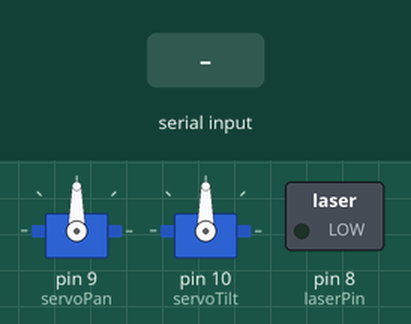
This sketch was run on a simulated Arduino Uno, built with avr-gcc and run on an emulated ATmega328P. Shown: 2 × servo, switched loads named in the sketch (green lamp = pin HIGH). The inputs (shaded band) are chosen by the test bench.

Above: at 1.2 s.
1.3 s: "90,45,200\n" received over Serial
At 2.0 s:
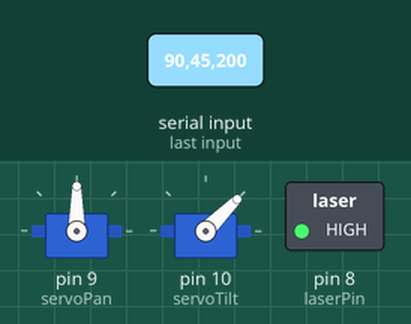
2.8 s: "30,150,10\n" received over Serial
At 3.1 s:
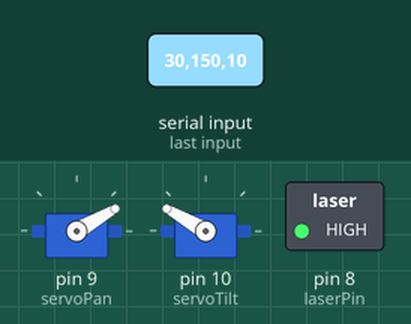
4.3 s: "1,90,45\n" received over Serial
At 5.5 s:
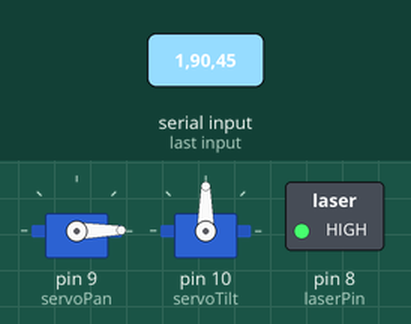
Timing chart, 0 to 7.3 s (numbered marks = the images above; inputs shaded):
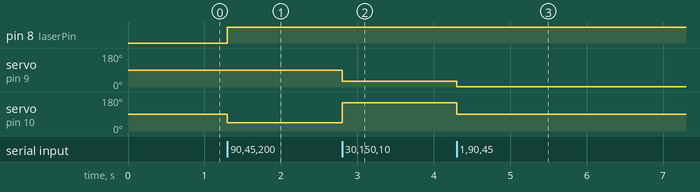

Measured:
- after the input at 1.3 s, pin 8 (laserPin): LOW → HIGH at once; servo on pin 10 (servoTilt): 90° → 45° at once
- after the input at 2.8 s, servo on pin 9 (servoPan): 90° → 30° at once; servo on pin 10 (servoTilt): 45° → 150° at once
- after the input at 4.3 s, servo on pin 9 (servoPan): 30° → 1° at once; servo on pin 10 (servoTilt): 150° → 90° at once

The sketch:

pan_tilt_laser_tracker.ino
```cpp
#include <Servo.h>

Servo servoPan;
Servo servoTilt;

const int laserPin = 8;

void setup() {
  Serial.begin(115200);
  servoPan.attach(9);
  servoTilt.attach(10);
  pinMode(laserPin, OUTPUT);
  digitalWrite(laserPin, LOW);
  servoPan.write(90);
  servoTilt.write(90);
}

void loop() {
  if (Serial.available()) {
    String data = Serial.readStringUntil('\n');

    int comma1 = data.indexOf(',');
    int comma2 = data.indexOf(',', comma1 + 1);

    if (comma1 > 0 && comma2 > 0) {
      int pan   = constrain(data.substring(0, comma1).toInt(), 0, 180);
      int tilt  = constrain(data.substring(comma1 + 1, comma2).toInt(), 0, 180);
      int laser = data.substring(comma2 + 1).toInt();

      servoPan.write(pan);
      servoTilt.write(tilt);
      digitalWrite(laserPin, laser ? HIGH : LOW);
    }
  }
}
```
